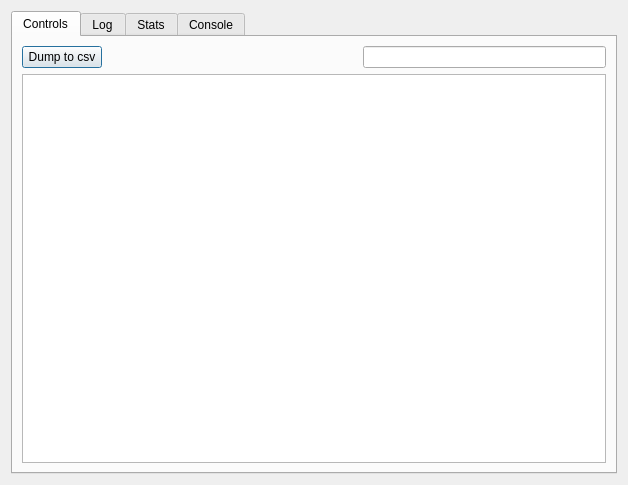
<?xml version="1.0" encoding="UTF-8"?>
<ui version="4.0">
 <class>DlgDeveloperTools</class>
 <widget class="QDialog" name="DlgDeveloperTools">
  <property name="geometry">
   <rect>
    <x>0</x>
    <y>0</y>
    <width>628</width>
    <height>485</height>
   </rect>
  </property>
  <property name="windowTitle">
   <string>Developer Tools</string>
  </property>
  <layout class="QVBoxLayout" name="verticalLayout">
   <item>
    <widget class="QTabWidget" name="toolTabWidget">
     <property name="currentIndex">
      <number>0</number>
     </property>
     <widget class="QWidget" name="controlsTab">
      <attribute name="title">
       <string>Controls</string>
      </attribute>
      <layout class="QGridLayout" name="gridLayout">
       <item row="0" column="4">
        <widget class="WSearchLineEdit" name="controlSearch"/>
       </item>
       <item row="0" column="3">
        <spacer name="horizontalSpacer">
         <property name="orientation">
          <enum>Qt::Horizontal</enum>
         </property>
         <property name="sizeHint" stdset="0">
          <size>
           <width>40</width>
           <height>20</height>
          </size>
         </property>
        </spacer>
       </item>
       <item row="0" column="1">
        <widget class="QPushButton" name="controlDump">
         <property name="toolTip">
          <string>Dumps all ControlObject values to a csv-file saved in the settings path (e.g. ~/.mixxx)</string>
         </property>
         <property name="text">
          <string>Dump to csv</string>
         </property>
        </widget>
       </item>
       <item row="1" column="1" colspan="4">
        <widget class="QTableView" name="controlsTable">
         <property name="editTriggers">
          <set>QAbstractItemView::AnyKeyPressed|QAbstractItemView::DoubleClicked|QAbstractItemView::EditKeyPressed|QAbstractItemView::SelectedClicked</set>
         </property>
         <property name="alternatingRowColors">
          <bool>true</bool>
         </property>
         <property name="selectionBehavior">
          <enum>QAbstractItemView::SelectItems</enum>
         </property>
         <property name="tabKeyNavigation">
          <bool>false</bool>
         </property>
         <property name="verticalScrollMode">
          <enum>QAbstractItemView::ScrollPerPixel</enum>
         </property>
         <property name="sortingEnabled">
          <bool>true</bool>
         </property>
         <property name="wordWrap">
          <bool>false</bool>
         </property>
         <property name="cornerButtonEnabled">
          <bool>false</bool>
         </property>
         <attribute name="verticalHeaderVisible">
          <bool>false</bool>
         </attribute>
        </widget>
       </item>
      </layout>
     </widget>
     <widget class="QWidget" name="logTab">
      <attribute name="title">
       <string>Log</string>
      </attribute>
      <layout class="QGridLayout" name="gridLayout_2">
       <item row="0" column="2">
        <widget class="QLineEdit" name="logSearch"/>
       </item>
       <item row="0" column="3">
        <widget class="QPushButton" name="logSearchButton">
         <property name="text">
          <string>Search</string>
         </property>
        </widget>
       </item>
       <item row="0" column="1">
        <spacer name="horizontalSpacer_2">
         <property name="orientation">
          <enum>Qt::Horizontal</enum>
         </property>
         <property name="sizeHint" stdset="0">
          <size>
           <width>40</width>
           <height>20</height>
          </size>
         </property>
        </spacer>
       </item>
       <item row="1" column="1" colspan="3">
        <widget class="QTextEdit" name="logTextView">
         <property name="readOnly">
          <bool>true</bool>
         </property>
         <property name="html">
          <string notr="true">&lt;!DOCTYPE HTML PUBLIC &quot;-//W3C//DTD HTML 4.0//EN&quot; &quot;http://www.w3.org/TR/REC-html40/strict.dtd&quot;&gt;
&lt;html&gt;&lt;head&gt;&lt;meta name=&quot;qrichtext&quot; content=&quot;1&quot; /&gt;&lt;style type=&quot;text/css&quot;&gt;
p, li { white-space: pre-wrap; }
&lt;/style&gt;&lt;/head&gt;&lt;body style=&quot; font-family:'Ubuntu'; font-size:10pt; font-weight:400; font-style:normal;&quot;&gt;
&lt;p style=&quot;-qt-paragraph-type:empty; margin-top:0px; margin-bottom:0px; margin-left:0px; margin-right:0px; -qt-block-indent:0; text-indent:0px; font-family:'.Lucida Grande UI'; font-size:13pt;&quot;&gt;&lt;br /&gt;&lt;/p&gt;&lt;/body&gt;&lt;/html&gt;</string>
         </property>
         <property name="overwriteMode">
          <bool>true</bool>
         </property>
         <property name="acceptRichText">
          <bool>false</bool>
         </property>
        </widget>
       </item>
      </layout>
     </widget>
     <widget class="QWidget" name="statsTab">
      <attribute name="title">
       <string>Stats</string>
      </attribute>
      <layout class="QVBoxLayout" name="verticalLayout_4">
       <item>
        <widget class="QTableView" name="statsTable">
         <property name="editTriggers">
          <set>QAbstractItemView::AnyKeyPressed|QAbstractItemView::DoubleClicked|QAbstractItemView::EditKeyPressed</set>
         </property>
         <property name="alternatingRowColors">
          <bool>true</bool>
         </property>
         <property name="selectionBehavior">
          <enum>QAbstractItemView::SelectRows</enum>
         </property>
         <property name="verticalScrollMode">
          <enum>QAbstractItemView::ScrollPerPixel</enum>
         </property>
         <property name="sortingEnabled">
          <bool>true</bool>
         </property>
         <attribute name="verticalHeaderVisible">
          <bool>false</bool>
         </attribute>
        </widget>
       </item>
      </layout>
     </widget>
     <widget class="QWidget" name="consoleTab">
      <attribute name="title">
       <string>Console</string>
      </attribute>
      <layout class="QVBoxLayout" name="consoleLayout">
       <item>
        <widget class="QPlainTextEdit" name="consoleOutput">
         <property name="readOnly">
          <bool>true</bool>
         </property>
         <property name="lineWrapMode">
          <enum>QPlainTextEdit::NoWrap</enum>
         </property>
        </widget>
       </item>
       <item>
        <layout class="QHBoxLayout" name="consoleInputLayout">
         <item>
          <widget class="QLineEdit" name="consoleInput">
           <property name="placeholderText">
            <string>Evaluate JavaScript with the full mixxx API (&gt;)</string>
           </property>
          </widget>
         </item>
         <item>
          <widget class="QPushButton" name="consoleRun">
           <property name="text">
            <string>Run</string>
           </property>
          </widget>
         </item>
        </layout>
       </item>
      </layout>
     </widget>
    </widget>
   </item>
  </layout>
 </widget>
 <customwidgets>
  <customwidget>
   <class>WSearchLineEdit</class>
   <extends>QLineEdit</extends>
   <header>widget/wsearchlineedit.h</header>
  </customwidget>
 </customwidgets>
 <resources/>
 <connections/>
</ui>
